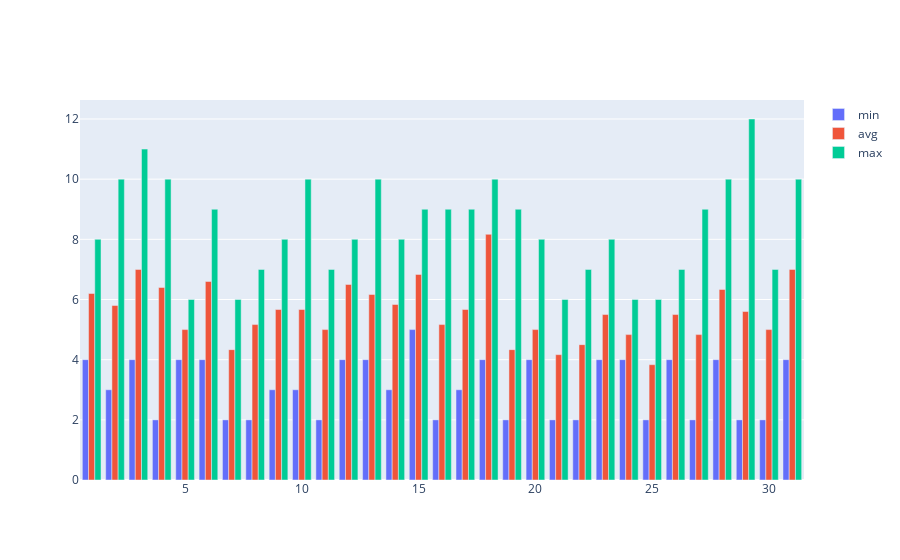

The code cell stored with this chart in its notebook:
### Code cell
fig = go.Figure(data=[
    go.Bar(name='min', x=day_data['Dia'], y=day_data['min']),
    go.Bar(name='avg', x=day_data['Dia'], y=day_data['avg']),
    go.Bar(name='max', x=day_data['Dia'], y=day_data['max']),
])

fig.update_layout(barmode='group')

fig.show()

### Figure 1 — Plotly figure (JSON) as saved in the notebook; plotly's stock layout.template omitted (floating-point values rounded to 4 significant figures)
{"data": [{"name": "min", "type": "bar", "x": [1, 2, 3, 4, 5, 6, 7, 8, 9, 10, 11, 12, 13, 14, 15, 16, 17, 18, 19, 20, 21, 22, 23, 24, 25, 26, 27, 28, 29, 30, 31], "y": [4, 3, 4, 2, 4, 4, 2, 2, 3, 3, 2, 4, 4, 3, 5, 2, 3, 4, 2, 4, 2, 2, 4, 4, 2, 4, 2, 4, 2, 2, 4]}, {"name": "avg", "type": "bar", "x": [1, 2, 3, 4, 5, 6, 7, 8, 9, 10, 11, 12, 13, 14, 15, 16, 17, 18, 19, 20, 21, 22, 23, 24, 25, 26, 27, 28, 29, 30, 31], "y": [6.2, 5.8, 7, 6.4, 5, 6.6, 4.333, 5.167, 5.667, 5.667, 5, 6.5, 6.167, 5.833, 6.833, 5.167, 5.667, 8.167, 4.333, 5, 4.167, 4.5, 5.5, 4.833, 3.833, 5.5, 4.833, 6.333, 5.6, 5, 7]}, {"name": "max", "type": "bar", "x": [1, 2, 3, 4, 5, 6, 7, 8, 9, 10, 11, 12, 13, 14, 15, 16, 17, 18, 19, 20, 21, 22, 23, 24, 25, 26, 27, 28, 29, 30, 31], "y": [8, 10, 11, 10, 6, 9, 6, 7, 8, 10, 7, 8, 10, 8, 9, 9, 9, 10, 9, 8, 6, 7, 8, 6, 6, 7, 9, 10, 12, 7, 10]}], "layout": {"barmode": "group"}}
